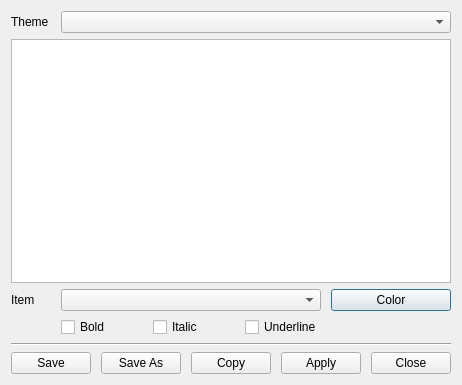
<?xml version="1.0" encoding="UTF-8"?>
<ui version="4.0">
 <class>dialogThemes</class>
 <widget class="QDialog" name="dialogThemes">
  <property name="geometry">
   <rect>
    <x>0</x>
    <y>0</y>
    <width>447</width>
    <height>385</height>
   </rect>
  </property>
  <property name="windowTitle">
   <string>HBIDE - Source Syntax Highlighting</string>
  </property>
  <property name="styleSheet">
   <string notr="true">font: 8pt &quot;Arial&quot;;</string>
  </property>
  <layout class="QVBoxLayout" name="verticalLayout_2">
   <item>
    <layout class="QVBoxLayout" name="verticalLayout" stretch="0,1,0,0,0,0">
     <property name="sizeConstraint">
      <enum>QLayout::SetDefaultConstraint</enum>
     </property>
     <item>
      <layout class="QHBoxLayout" name="horizontalLayout_6">
       <property name="spacing">
        <number>10</number>
       </property>
       <item>
        <widget class="QLabel" name="labelTheme">
         <property name="maximumSize">
          <size>
           <width>40</width>
           <height>16777215</height>
          </size>
         </property>
         <property name="text">
          <string>Theme</string>
         </property>
        </widget>
       </item>
       <item>
        <widget class="QComboBox" name="comboThemes"/>
       </item>
      </layout>
     </item>
     <item>
      <layout class="QHBoxLayout" name="horizontalLayout_5">
       <item>
        <widget class="QPlainTextEdit" name="plainTextEdit"/>
       </item>
      </layout>
     </item>
     <item>
      <layout class="QHBoxLayout" name="horizontalLayout_4">
       <property name="spacing">
        <number>10</number>
       </property>
       <item>
        <widget class="QLabel" name="labelItem">
         <property name="maximumSize">
          <size>
           <width>40</width>
           <height>16777215</height>
          </size>
         </property>
         <property name="text">
          <string>Item</string>
         </property>
        </widget>
       </item>
       <item>
        <widget class="QComboBox" name="comboItems"/>
       </item>
       <item>
        <widget class="QPushButton" name="buttonColor">
         <property name="maximumSize">
          <size>
           <width>120</width>
           <height>16777215</height>
          </size>
         </property>
         <property name="text">
          <string>Color</string>
         </property>
        </widget>
       </item>
      </layout>
     </item>
     <item>
      <layout class="QHBoxLayout" name="horizontalLayout_3">
       <item>
        <spacer name="horizontalSpacer">
         <property name="orientation">
          <enum>Qt::Horizontal</enum>
         </property>
         <property name="sizeType">
          <enum>QSizePolicy::Fixed</enum>
         </property>
         <property name="sizeHint" stdset="0">
          <size>
           <width>50</width>
           <height>20</height>
          </size>
         </property>
        </spacer>
       </item>
       <item>
        <widget class="QCheckBox" name="checkBold">
         <property name="text">
          <string>Bold</string>
         </property>
        </widget>
       </item>
       <item>
        <widget class="QCheckBox" name="checkItalic">
         <property name="text">
          <string>Italic</string>
         </property>
        </widget>
       </item>
       <item>
        <widget class="QCheckBox" name="checkUnderline">
         <property name="text">
          <string>Underline</string>
         </property>
        </widget>
       </item>
       <item>
        <spacer name="horizontalSpacer_2">
         <property name="orientation">
          <enum>Qt::Horizontal</enum>
         </property>
         <property name="sizeType">
          <enum>QSizePolicy::Fixed</enum>
         </property>
         <property name="sizeHint" stdset="0">
          <size>
           <width>120</width>
           <height>20</height>
          </size>
         </property>
        </spacer>
       </item>
      </layout>
     </item>
     <item>
      <layout class="QHBoxLayout" name="horizontalLayout_2">
       <item>
        <widget class="Line" name="line">
         <property name="orientation">
          <enum>Qt::Horizontal</enum>
         </property>
        </widget>
       </item>
      </layout>
     </item>
     <item>
      <layout class="QHBoxLayout" name="horizontalLayout">
       <property name="spacing">
        <number>10</number>
       </property>
       <item>
        <widget class="QPushButton" name="buttonSave">
         <property name="text">
          <string>Save</string>
         </property>
        </widget>
       </item>
       <item>
        <widget class="QPushButton" name="buttonSaveAs">
         <property name="text">
          <string>Save As</string>
         </property>
        </widget>
       </item>
       <item>
        <widget class="QPushButton" name="buttonCopy">
         <property name="text">
          <string>Copy</string>
         </property>
        </widget>
       </item>
       <item>
        <widget class="QPushButton" name="buttonApply">
         <property name="text">
          <string>Apply</string>
         </property>
        </widget>
       </item>
       <item>
        <widget class="QPushButton" name="buttonClose">
         <property name="text">
          <string>Close</string>
         </property>
        </widget>
       </item>
      </layout>
     </item>
    </layout>
   </item>
  </layout>
 </widget>
 <resources/>
 <connections/>
</ui>
